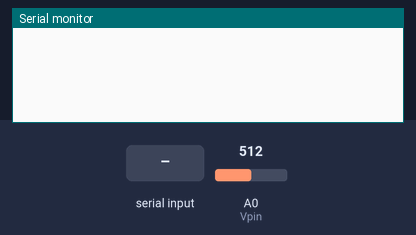
Simulated run of this sketch. Board: Arduino Uno, built with avr-gcc and run on an emulated ATmega328P. On the bench: the last lines printed to the serial monitor. The test bench sets the inputs (shaded band); at power-on: A0 (Vpin) = 512.

Above: at 1.2 s.
1.3 s: "S" received over Serial
At 2.4 s:
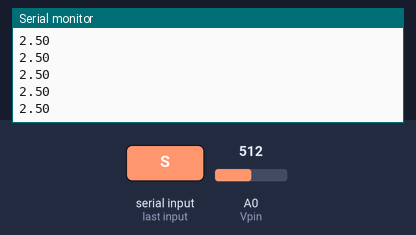
3.2 s: A0 (Vpin) set to 716
At 3.8 s:
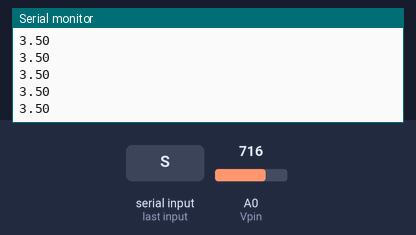
4.7 s: A0 (Vpin) set to 900
At 5.3 s:
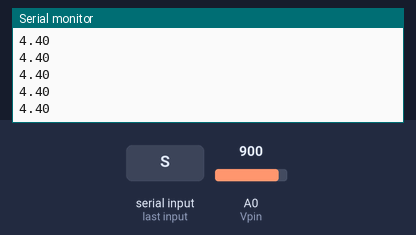
Timing chart, 0 to 7.7 s (numbered marks = the images above; inputs shaded):
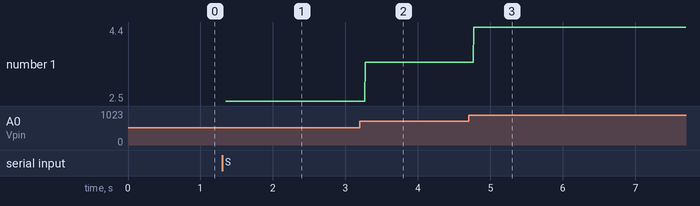

Measured:
- after the input at 1.3 s, the serial monitor: prints a new line after 0.05 s (image 1)
- after the input at 3.2 s, the serial monitor: prints a new line after 0.07 s (image 2)
- after the input at 4.7 s, the serial monitor: prints a new line after 0.07 s (image 3)
- plotted number 1: 2.5 → 3.5 after the input at 3.2 s, 3.5 → 4.4 after the input at 4.7 s

The sketch:

Task2.ino
```cpp
int Vpin = A0;
int potVal;
void setup() {
  pinMode(Vpin, INPUT);// put your setup code here, to run once:
  Serial.begin(9600);
}

void loop() {
   // put your main code here, to run repeatedly:
 if(Serial.available() > 0 && Serial.read() == 'S'){
   while(Serial.read() != 'E'){
     potVal = analogRead(Vpin);
     Serial.println((5./1023.) * potVal);
   }
 }
delay(50);
}
//connect a wire from 5V to one leg of a 10kohm resistor, connect the other leg to one leg of the photoresistor and connect the photo resistor to the gnd. connect a wire from the first leg of the photoresistor
//to pin A0.The analogRead of that gives the potential drop across it
```
